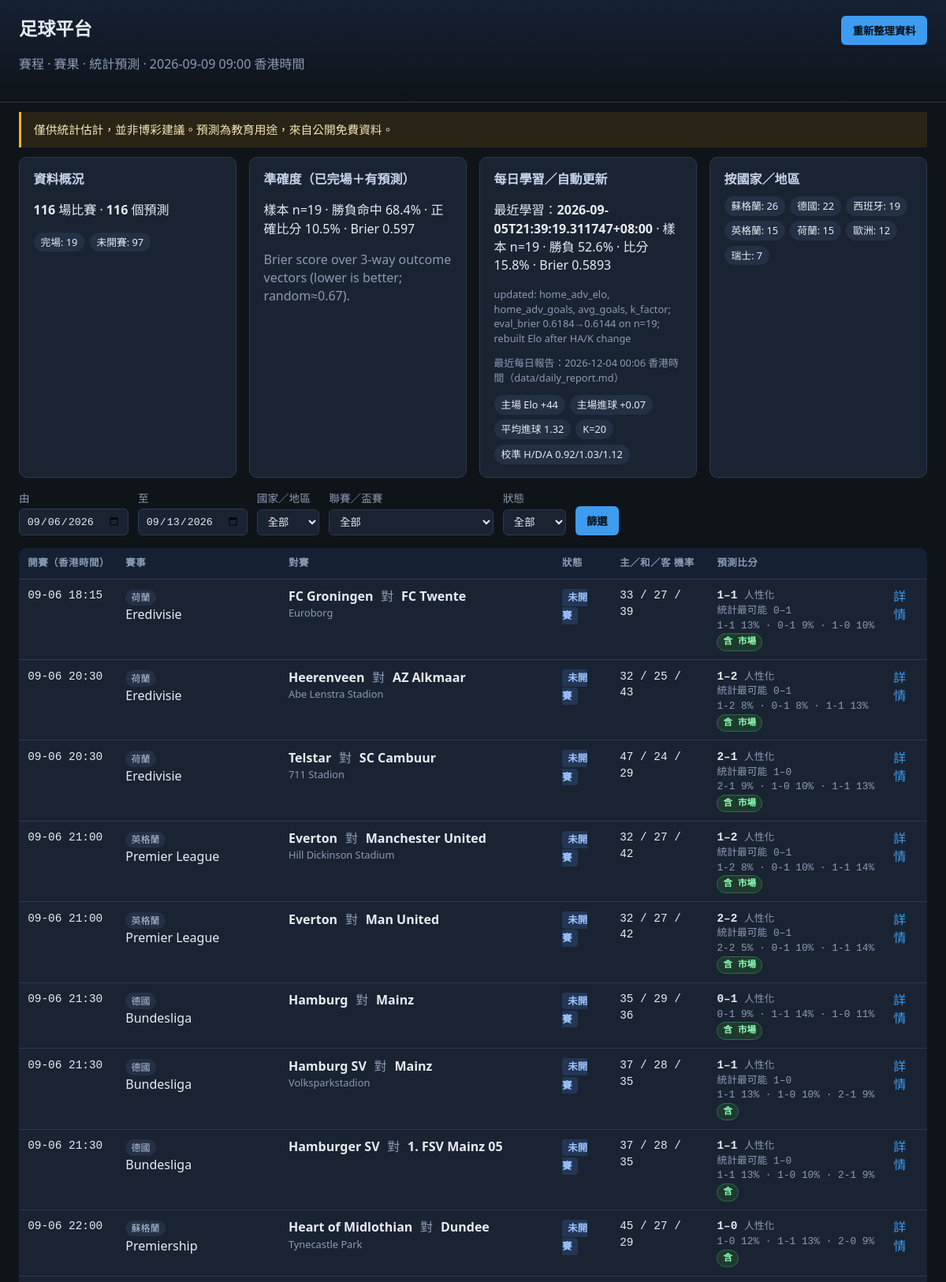
The page / (upper part) on the database its author committed.
### tables this page shows
CREATE TABLE learning_runs (
    id INTEGER PRIMARY KEY AUTOINCREMENT,
    ran_at TEXT NOT NULL,
    finished_n INTEGER,
    result_acc REAL,
    exact_acc REAL,
    brier REAL,
    params_json TEXT,
    notes TEXT
);

CREATE TABLE model_params (
    key TEXT PRIMARY KEY,
    value REAL NOT NULL,
    updated_at TEXT
);

CREATE TABLE matches (
    id INTEGER PRIMARY KEY AUTOINCREMENT,
    date TEXT,
    kickoff_utc TEXT,
    kickoff_hkt TEXT,
    league TEXT,
    country TEXT,
    competition_key TEXT,
    home TEXT,
    away TEXT,
    home_score INTEGER,
    away_score INTEGER,
    status TEXT,
    venue TEXT,
    source TEXT,
    source_id TEXT,
    extra TEXT,
    dedupe_key TEXT UNIQUE,
    updated_at TEXT
);

CREATE TABLE predictions (
    match_id INTEGER PRIMARY KEY,
    p_home REAL,
    p_draw REAL,
    p_away REAL,
    score_home INTEGER,
    score_away INTEGER,
    lambda_home REAL,
    lambda_away REAL,
    model TEXT,
    features_json TEXT,
    created_at TEXT,
    FOREIGN KEY(match_id) REFERENCES matches(id)
);

### app/main.py (the view)
@app.get("/", response_class=HTMLResponse)
async def index(
    request: Request,
    country: Optional[str] = None,
    competition: Optional[str] = None,
    status: Optional[str] = None,
    date_from: Optional[str] = None,
    date_to: Optional[str] = None,
):
    df, dt = _default_window()
    date_from = date_from or df
    date_to = date_to or dt
    matches = db.query_matches(
        date_from=date_from,
        date_to=date_to,
        country=country or None,
        competition_key=competition or None,
        status=status or None,
        limit=300,
    )
    for m in matches:
        pred = db.get_prediction(m["id"])
        m["prediction"] = pred
    counts = db.counts()
    accuracy = db.accuracy_stats()
    learning = latest_learning_run()
    model_params = get_model_params()
    report_path = ROOT / "data" / "daily_report.md"
    daily_report_time = None
    if report_path.exists():
        ts = datetime.fromtimestamp(report_path.stat().st_mtime, tz=timezone.utc).astimezone(HKT)
        daily_report_time = ts.strftime("%Y-%m-%d %H:%M 香港時間")
    return templates.TemplateResponse(
        request,
        "index.html",
        _ui_ctx(
            matches=matches,
            countries=countries(),
            competitions=competitions_by_country(),
            filters={
                "country": country or "",
                "competition": competition or "",
                "status": status or "",
                "date_from": date_from,
                "date_to": date_to,
            },
            counts=counts,
            accuracy=accuracy,
            collect_status=_collect_status,
            learning=learning,
            model_params=model_params,
            daily_report_time=daily_report_time,
        ),
    )

### templates/index.html (shortened to what this page needs)
<!DOCTYPE html>
<html lang="zh-Hant">
<head>
  <link rel="stylesheet" href="/static/style.css" />
</head>
<body>
  <header class="top">
    <div>
      <h1>足球平台</h1>
      <p class="sub">賽程 · 賽果 · 統計預測 · {{ now_hkt }}</p>
    </div>
    <div class="actions">
      <button id="btn-refresh" class="btn">重新整理資料</button>
    </div>
  </header>
  <aside class="disclaimer">{{ disclaimer }}</aside>
  <section class="panels">
    <div class="card">
      <h2>資料概況</h2>
      <p><strong>{{ counts.matches }}</strong> 場比賽 · <strong>{{ counts.predictions }}</strong> 個預測</p>
      <ul class="chips">
        {% for s, n in counts.by_status.items() %}
        <li>{{ status_zh.get(s, s) }}: {{ n }}</li>
        {% endfor %}
      </ul>
    </div>
    <div class="card">
      <h2>準確度（已完場＋有預測）</h2>
      {% if accuracy.n %}
      <p>樣本 n={{ accuracy.n }} · 勝負命中 {{ '%.1f'|format(accuracy.result_accuracy * 100) }}% ·
         正確比分 {{ '%.1f'|format(accuracy.exact_score_accuracy * 100) }}% ·
         Brier {{ accuracy.brier }}</p>
      <p class="muted">{{ accuracy.note }}</p>
      {% else %}
      <p class="muted">{{ accuracy.note }}</p>
      {% endif %}
    </div>
    <div class="card">
      <h2>每日學習／自動更新</h2>
      {% if learning %}
      <p>最近學習：<strong>{{ learning.ran_at }}</strong>
         · 樣本 n={{ learning.finished_n }}
         · 勝負 {{ '%.1f'|format((learning.result_acc or 0) * 100) }}%
         · 比分 {{ '%.1f'|format((learning.exact_acc or 0) * 100) }}%
         · Brier {{ learning.brier }}</p>
      {% if learning.notes %}<p class="muted tiny">{{ learning.notes }}</p>{% endif %}
      {% else %}
      <p class="muted">尚未執行學習。請跑 <code>scripts/daily_update.py</code> 或撳重新整理。</p>
      {% endif %}
      {% if daily_report_time %}
      <p class="muted tiny">最近每日報告：{{ daily_report_time }}（data/daily_report.md）</p>
      {% endif %}
      {% if model_params %}
      <ul class="chips">
        <li>主場 Elo +{{ '%.0f'|format(model_params.home_adv_elo) }}</li>
        <li>主場進球 +{{ '%.2f'|format(model_params.home_adv_goals) }}</li>
        <li>平均進球 {{ '%.2f'|format(model_params.avg_goals) }}</li>
        <li>K={{ '%.0f'|format(model_params.k_factor) }}</li>
        <li>校準 H/D/A {{ '%.2f'|format(model_params.calibration_home) }}/{{ '%.2f'|format(model_params.calibration_draw) }}/{{ '%.2f'|format(model_params.calibration_away) }}</li>
      </ul>
      {% endif %}
    </div>
    <div class="card">
      <h2>按國家／地區</h2>
      <ul class="chips">
        {% for c, n in counts.by_country.items() %}
        <li>{{ country_zh.get(c, c) }}: {{ n }}</li>
        {% endfor %}
      </ul>
    </div>
  </section>
  <form class="filters" method="get" action="/">
    <label>由 <input type="date" name="date_from" value="{{ filters.date_from }}" /></label>
    <label>至 <input type="date" name="date_to" value="{{ filters.date_to }}" /></label>
    <label>國家／地區
      <select name="country">
        <option value="">全部</option>
      </select>
    </label>
    <label>聯賽／盃賽
      <select name="competition">
        <option value="">全部</option>
      </select>
    </label>
    <label>狀態
      <select name="status">
        <option value="">全部</option>
      </select>
    </label>
    <button class="btn" type="submit">篩選</button>
  </form>
  <section class="table-wrap">
    <table>
      <thead>
        <tr>
          <th>開賽（香港時間）</th>
          <th>賽事</th>
          <th>對賽</th>
          <th>狀態</th>
          <th>主／和／客 機率</th>
          <th>預測比分</th>
          <th></th>
        </tr>
      </thead>
      <tbody>
        {% for m in matches %}
        <tr>
          <td class="mono">
            {% if m.kickoff_hkt %}{{ m.kickoff_hkt[5:16].replace('T',' ') }}{% else %}{{ m.date }}{% endif %}
          </td>
          <td>
            <span class="pill">{{ country_zh.get(m.country, m.country) }}</span>
            <div>{{ m.league }}</div>
          </td>
          <td>
            <strong>{{ m.home }}</strong>
            {% if m.home_score is not none %}
              <span class="score">{{ m.home_score }}–{{ m.away_score }}</span>
            {% else %}
              <span class="vs">對</span>
            {% endif %}
            <strong>{{ m.away }}</strong>
            {% if m.venue %}<div class="muted tiny">{{ m.venue }}</div>{% endif %}
          </td>
          <td><span class="status s-{{ m.status }}">{{ status_zh.get(m.status, m.status) }}</span></td>
          <td class="mono">
            {% if m.prediction %}
              {{ '%.0f'|format(m.prediction.p_home*100) }} /
              {{ '%.0f'|format(m.prediction.p_draw*100) }} /
              {{ '%.0f'|format(m.prediction.p_away*100) }}
            {% else %}—{% endif %}
          </td>
          <td class="mono">
            {% if m.prediction %}
              {% set tops = m.prediction.top_scorelines or (m.prediction.features.top_scorelines if m.prediction.features else None) %}
              <div><strong>{{ m.prediction.score_home }}–{{ m.prediction.score_away }}</strong>
                <span class="muted tiny">人性化</span></div>
              {% set sh = m.prediction.stat_score_home if m.prediction.stat_score_home is defined else (m.prediction.features.stat_score.home if m.prediction.features and m.prediction.features.stat_score is defined else none) %}
              {% set sa = m.prediction.stat_score_away if m.prediction.stat_score_away is defined else (m.prediction.features.stat_score.away if m.prediction.features and m.prediction.features.stat_score is defined else none) %}
              {% if sh is not none and (sh != m.prediction.score_home or sa != m.prediction.score_away) %}
              <div class="muted tiny">統計最可能 {{ sh }}–{{ sa }}</div>
              {% endif %}
              {% if tops and tops|length > 1 %}
              <div class="muted tiny">
                {% for s in tops[:3] %}
                  {{ s.home }}-{{ s.away }} {{ '%.0f'|format(s.p*100) }}%{% if not loop.last %} · {% endif %}
                {% endfor %}
              </div>
              {% endif %}
              {% set cons = m.prediction.consensus or (m.prediction.features.consensus if m.prediction.features else None) %}
              {% if cons and cons.blend and cons.blend.blended %}
                <div><span class="badge badge-consensus tiny">含 {% if 'market' in cons.blend.sources %}市場{% endif %}</span></div>
              {% endif %}
            {% else %}—{% endif %}
          </td>
          <td><a class="link" href="/match/{{ m.id }}">詳情</a></td>
        </tr>
        {% else %}
        <tr><td colspan="7" class="muted">此範圍冇比賽。請撳<strong>重新整理資料</strong>或執行 collect 腳本。</td></tr>
        {% endfor %}
      </tbody>
    </table>
  </section>
</body>
</html>

### static/style.css (style rules this page uses)
:root { --bg: #0f1419; --panel: #1a2332; --border: #2d3a4f; --text: #e7ecf3; --muted: #8b9bb4; --accent: #3d9cf0; --good: #3ecf8e; --warn: #f0b429; --bad: #f07178; --pill: #243044; }
* { box-sizing: border-box; }
body { margin: 0; font-family: "IBM Plex Sans", "Segoe UI", system-ui, sans-serif; background: var(--bg); color: var(--text); line-height: 1.45; }
.top { display: flex; justify-content: space-between; align-items: flex-start; gap: 1rem; padding: 1.25rem 1.5rem; border-bottom: 1px solid var(--border); background: linear-gradient(180deg, #152033, var(--bg)); }
h1 { margin: 0 0 .25rem; font-size: 1.45rem; }
.sub, .muted { color: var(--muted); }
.tiny { font-size: .8rem; }
.disclaimer { margin: .75rem 1.5rem; padding: .75rem 1rem; border-left: 3px solid var(--warn); background: #2a2416; color: #f5e6b8; font-size: .92rem; }
.panels { display: grid; grid-template-columns: repeat(auto-fit, minmax(240px, 1fr)); gap: 1rem; padding: 0 1.5rem 1rem; }
.card { background: var(--panel); border: 1px solid var(--border); border-radius: 10px; padding: 1rem 1.1rem; }
.card h2 { margin: 0 0 .6rem; font-size: 1rem; color: #c5d4ea; }
.filters { display: flex; flex-wrap: wrap; gap: .75rem; align-items: end; padding: 0 1.5rem 1rem; }
.filters label { display: flex; flex-direction: column; gap: .25rem; font-size: .85rem; color: var(--muted); }
input, select { background: var(--panel); color: var(--text); border: 1px solid var(--border); border-radius: 6px; padding: .45rem .55rem; }
.btn { background: var(--accent); color: #061018; border: 0; border-radius: 6px; padding: .55rem .9rem; font-weight: 600; cursor: pointer; }
.table-wrap { padding: 0 1.5rem 2rem; overflow-x: auto; }
table { width: 100%; border-collapse: collapse; background: var(--panel); border-radius: 10px; overflow: hidden; }
th, td { padding: .65rem .7rem; border-bottom: 1px solid var(--border); text-align: left; vertical-align: top; }
th { font-size: .78rem; text-transform: uppercase; letter-spacing: .04em; color: var(--muted); background: #152033; }
.mono { font-family: "IBM Plex Mono", ui-monospace, monospace; font-size: .9rem; }
.pill { display: inline-block; background: var(--pill); padding: .1rem .45rem; border-radius: 999px; font-size: .75rem; color: #b7c7de; }
.chips { list-style: none; padding: 0; margin: 0; display: flex; flex-wrap: wrap; gap: .4rem; }
.chips li { background: var(--pill); padding: .2rem .55rem; border-radius: 999px; font-size: .8rem; }
.status { font-size: .78rem; font-weight: 600; padding: .15rem .45rem; border-radius: 4px; }
.s-SCHEDULED { background: #243656; color: #9ec5ff; }
.vs { margin: 0 .35rem; color: var(--muted); }
.link { color: var(--accent); text-decoration: none; }
.actions { display: flex; flex-direction: column; align-items: flex-end; gap: .35rem; }
.badge { display: inline-block; font-size: .72rem; font-weight: 600; padding: .12rem .45rem; border-radius: 999px; }
.badge-consensus { background: #1e3a2f; color: #8dffb5; border: 1px solid #2f6b4f; }

### rows shown on the page
learning_runs: ran_at "2026-09-05T21:39:19.311747+08:00", finished_n "19", (learning.result_accor0)*100 "52.6", (learning.exact_accor0)*100 "15.8", brier "0.5893", notes "updated: home_adv_elo, home_adv_goals, avg_goals, k_factor; eval_brier 0.6184→0.6144 on n=19; rebuilt Elo after HA/K change"
model_params: home_adv_elo "44"
model_params: home_adv_goals "0.07"
model_params: avg_goals "1.32"
model_params: k_factor "20"
model_params: calibration_home "0.92"
model_params: calibration_draw "1.03"
model_params: calibration_away "1.12"
matches: kickoff_hkt "09-06 18:15", get "荷蘭", league "Eredivisie", home "FC Groningen", shows "對", away "FC Twente", venue "Euroborg", get "未開賽", prediction.score_home "1", prediction.score_away "1", sh "0", sa "1", home "1" "0" "1", away "1" "1" "0", p "13" "9" "10", shows "含", shows "市場"
predictions: m.prediction.p_home*100 "33", m.prediction.p_draw*100 "27", m.prediction.p_away*100 "39"
matches: kickoff_hkt "09-06 20:30", get "荷蘭", league "Eredivisie", home "Heerenveen", shows "對", away "AZ Alkmaar", venue "Abe Lenstra Stadion", get "未開賽", prediction.score_home "1", prediction.score_away "2", sh "0", sa "1", home "1" "0" "1", away "2" "1" "1", p "8" "8" "13", shows "含", shows "市場"
predictions: m.prediction.p_home*100 "32", m.prediction.p_draw*100 "25", m.prediction.p_away*100 "43"
matches: kickoff_hkt "09-06 20:30", get "荷蘭", league "Eredivisie", home "Telstar", shows "對", away "SC Cambuur", venue "711 Stadion", get "未開賽", prediction.score_home "2", prediction.score_away "1", sh "1", sa "0", home "2" "1" "1", away "1" "0" "1", p "9" "10" "13", shows "含", shows "市場"
predictions: m.prediction.p_home*100 "47", m.prediction.p_draw*100 "24", m.prediction.p_away*100 "29"
matches: kickoff_hkt "09-06 21:00", get "英格蘭", league "Premier League", home "Everton", shows "對", away "Manchester United", venue "Hill Dickinson Stadium", get "未開賽", prediction.score_home "1", prediction.score_away "2", sh "0", sa "1", home "1" "0" "1", away "2" "1" "1", p "8" "10" "14", shows "含", shows "市場"
predictions: m.prediction.p_home*100 "32", m.prediction.p_draw*100 "27", m.prediction.p_away*100 "42"
matches: kickoff_hkt "09-06 21:00", get "英格蘭", league "Premier League", home "Everton", shows "對", away "Man United", get "未開賽", prediction.score_home "2", prediction.score_away "2", sh "0", sa "1", home "2" "0" "1", away "2" "1" "1", p "5" "10" "14", shows "含", shows "市場"
predictions: m.prediction.p_home*100 "32", m.prediction.p_draw*100 "27", m.prediction.p_away*100 "42"
matches: kickoff_hkt "09-06 21:30", get "德國", league "Bundesliga", home "Hamburg", shows "對", away "Mainz", get "未開賽", prediction.score_home "0", prediction.score_away "1", home "0" "1" "1", away "1" "1" "0", p "9" "14" "11", shows "含", shows "市場"
predictions: m.prediction.p_home*100 "35", m.prediction.p_draw*100 "29", m.prediction.p_away*100 "36"
matches: kickoff_hkt "09-06 21:30", get "德國", league "Bundesliga", home "Hamburg SV", shows "對", away "Mainz", venue "Volksparkstadion", get "未開賽", prediction.score_home "1", prediction.score_away "1", sh "1", sa "0", home "1" "1" "2", away "1" "0" "1", p "13" "10" "9", shows "含"
predictions: m.prediction.p_home*100 "37", m.prediction.p_draw*100 "28", m.prediction.p_away*100 "35"
matches: kickoff_hkt "09-06 21:30", get "德國", league "Bundesliga", home "Hamburger SV", shows "對", away "1. FSV Mainz 05", get "未開賽", prediction.score_home "1", prediction.score_away "1", sh "1", sa "0", home "1" "1" "2", away "1" "0" "1", p "13" "10" "9", shows "含"
predictions: m.prediction.p_home*100 "37", m.prediction.p_draw*100 "28", m.prediction.p_away*100 "35"
matches: kickoff_hkt "09-06 22:00", get "蘇格蘭", league "Premiership", home "Heart of Midlothian", shows "對", away "Dundee", venue "Tynecastle Park", get "未開賽", prediction.score_home "1", prediction.score_away "0", home "1" "1" "2", away "0" "1" "0", p "12" "13" "9", shows "含"
predictions: m.prediction.p_home*100 "45", m.prediction.p_draw*100 "27", m.prediction.p_away*100 "29"

### other values the page prints
{{ now_hkt }} "2026-09-09 09:00 香港時間"
{{ disclaimer }} "僅供統計估計，並非博彩建議。預測為教育用途，來自公開免費資料。"
{{ counts.matches }} "116"
{{ counts.predictions }} "116"
{{ status_zh.get(s, s) }} "完場" "未開賽"
{{ n }} "19" "97"
{{ accuracy.n }} "19"
{{ '%.1f'|format(accuracy.result_accuracy * 100) }} "68.4"
{{ '%.1f'|format(accuracy.exact_score_accuracy * 100) }} "10.5"
{{ accuracy.brier }} "0.597"
{{ accuracy.note }} "Brier score over 3-way outcome vectors (lower is better; random≈0.67)."
{{ daily_report_time }} "2026-12-04 00:06 香港時間"
{{ country_zh.get(c, c) }} "蘇格蘭" "德國" "西班牙" "英格蘭" "荷蘭" "歐洲" "瑞士"
{{ n }} "26" "22" "19" "15" "15" "12" "7"
